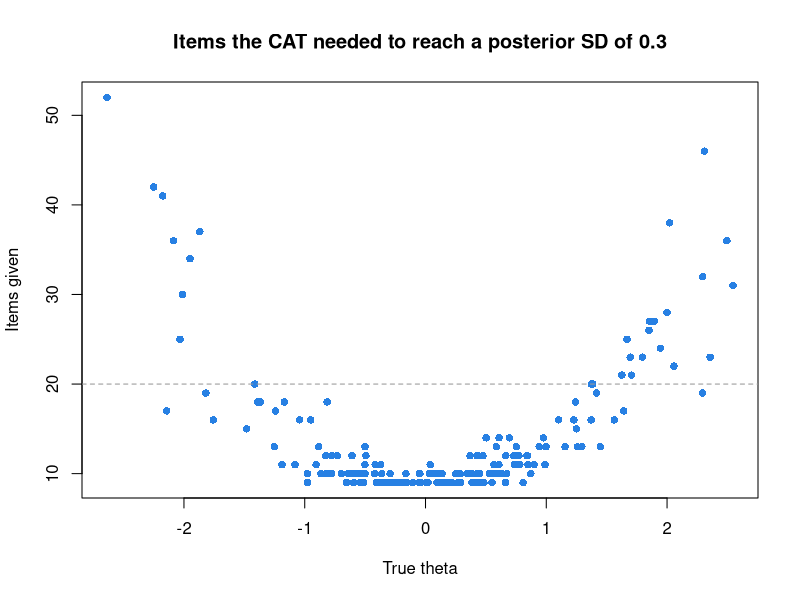

Reproduce this figure in R.
# Item banks and adaptive testing: simulate a 2PL bank, give each simulated respondent
# a CAT (EAP scoring, maximum information, stop when the posterior SD reaches 0.3), and
# compare it with one fixed 20-item form from the same bank. Base R; runs in seconds.
set.seed(252)
n_items  <- 200     # items in the bank
n_people <- 200     # respondents
se_stop  <- 0.3     # stop when the posterior SD reaches this...
max_len  <- 60      # ...or after this many items
form_len <- 20      # length of the fixed form

# The bank: difficulties N(0, 1), slopes lognormal around 1.2. Known, as if calibrated.
b <- rnorm(n_items, 0, 1)
a <- exp(rnorm(n_items, log(1.2), 0.3))
theta <- rnorm(n_people)
# Every respondent's answer to every item, generated once: a CAT only reveals some.
P <- plogis(outer(theta, b, "-") * matrix(a, n_people, n_items, byrow = TRUE))
X <- (matrix(runif(n_people * n_items), n_people) < P) * 1

nodes <- seq(-5, 5, length.out = 101)
prior <- dnorm(nodes)
eap <- function(ll) {
  w <- exp(ll - max(ll)) * prior; w <- w / sum(w)
  th <- sum(nodes * w)
  c(theta = th, se = sqrt(sum((nodes - th)^2 * w)))
}
loglik_item <- function(j, x) {   # log P(x | node) for item j
  p <- plogis(a[j] * (nodes - b[j]))
  if (x == 1) log(p) else log(1 - p)
}
info <- function(th, j) { p <- plogis(a[j] * (th - b[j])); a[j]^2 * p * (1 - p) }

cat_one <- function(x) {
  ll <- numeric(length(nodes)); used <- integer(0); est <- eap(ll)
  while (length(used) < max_len && est[["se"]] > se_stop) {
    avail <- setdiff(seq_len(n_items), used)
    j <- avail[which.max(info(est[["theta"]], avail))]   # most informative at the EAP
    ll <- ll + loglik_item(j, x[j])
    used <- c(used, j); est <- eap(ll)
  }
  c(est, n = length(used))
}
cat_res <- t(apply(X, 1, cat_one))

# The fixed form: the 20 items most informative at theta = 0, scored by EAP.
form <- order(info(0, seq_len(n_items)), decreasing = TRUE)[1:form_len]
fixed_res <- t(apply(X, 1, function(x)
  eap(Reduce(`+`, lapply(form, function(j) loglik_item(j, x[j]))))))

rmse <- function(est, keep = TRUE) sqrt(mean((est[keep] - theta[keep])^2))
band <- cut(theta, c(-Inf, -1.5, -0.5, 0.5, 1.5, Inf))
round(data.frame(
  respondents     = as.vector(table(band)),
  cat_items       = tapply(cat_res[, "n"], band, mean),
  cat_rmse        = sapply(levels(band), function(l) rmse(cat_res[, "theta"], band == l)),
  fixed20_rmse    = sapply(levels(band), function(l) rmse(fixed_res[, "theta"], band == l)),
  row.names = levels(band)), 2)
c(cat_mean_items = mean(cat_res[, "n"]), cat_rmse = round(rmse(cat_res[, "theta"]), 3),
  fixed20_rmse = round(rmse(fixed_res[, "theta"]), 3))

plot(theta, cat_res[, "n"], pch = 16, col = "#2780e3", xlab = "True theta",
     ylab = "Items given", main = "Items the CAT needed to reach a posterior SD of 0.3")
abline(h = form_len, lty = 2, col = "#999999")
